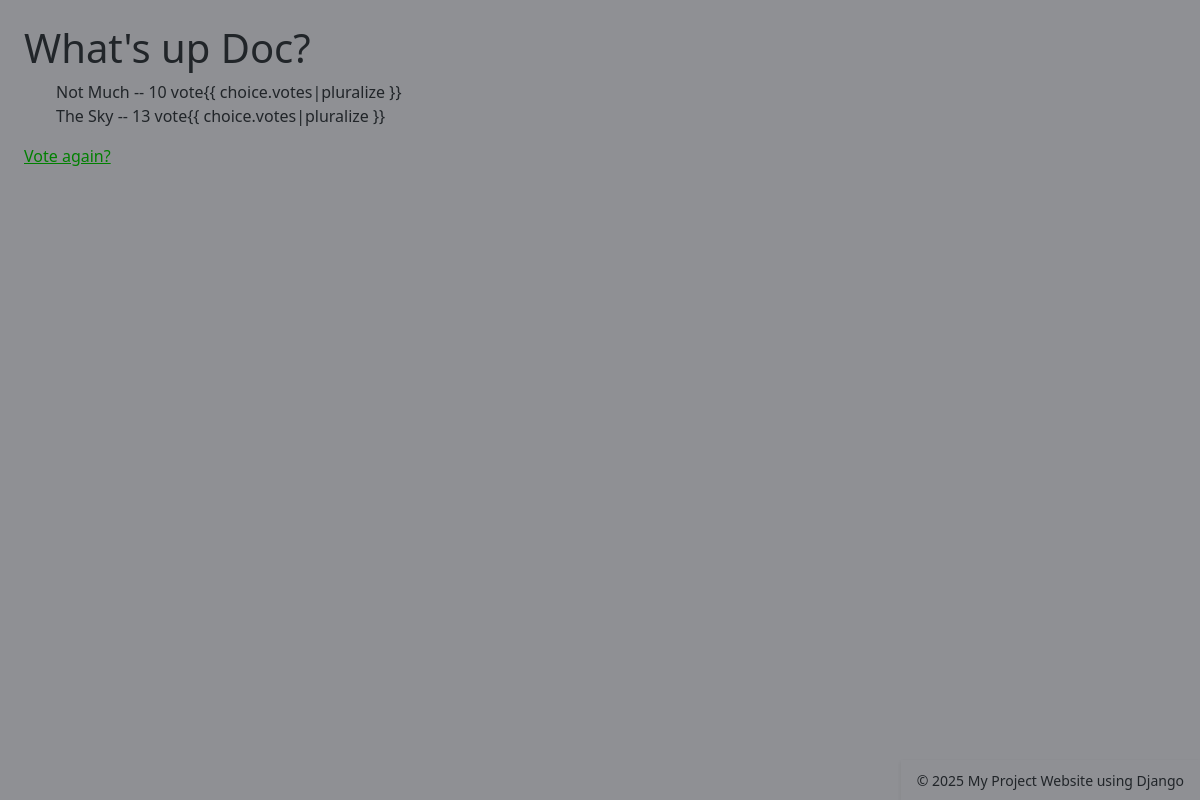
Page /polls/1/results/ on the committed database.
### polls/models.py (models this page shows, shortened)
class Question(models.Model):
    question_text = models.CharField(max_length=200)
    pub_date = models.DateTimeField("date published")

class Choice(models.Model):
    question = models.ForeignKey(Question, on_delete=models.CASCADE)
    choice_text = models.CharField(max_length=200)
    votes = models.IntegerField(default=0)

### polls/views.py (the view)
# urls.py: path("<int:pk>/results/", views.ResultsView.as_view(), name="results"),
class ResultsView(generic.DetailView):
    model = Question
    template_name = "polls/results.html"

### polls/templates/polls/results.html
{% extends "polls/base.html" %} {% block content %}
<div style="justify-content: center">
  <h1>{{ question.question_text }}</h1>
  <ul>
    {% for choice in question.choice_set.all %}
    <li style="list-style: none; justify-content: center">
      {{ choice.choice_text }} -- {{ choice.votes }} vote{{
      choice.votes|pluralize }}
    </li>
    {% endfor %}
  </ul>
  <a href="{% url 'polls:detail' question.id %}" style="color: green"
    >Vote again?</a
  >
</div>
{% endblock %}

### polls/static/polls/styles.css (style rules this page uses)
body { background: white url("images/background.png"); padding: 2%; }

### rows in the picture
Question: question_text "What's up Doc?"
Choice: choice_text "Not Much", votes "10"
Choice: choice_text "The Sky", votes "13"
